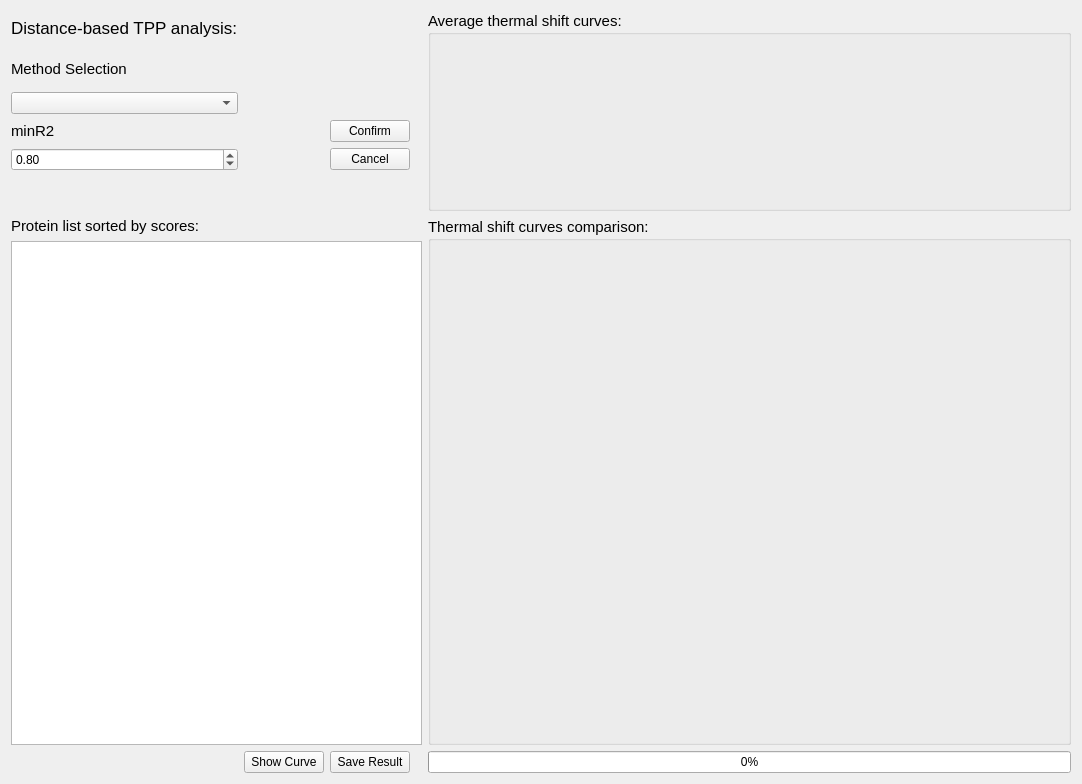
<?xml version="1.0" encoding="UTF-8"?>
<ui version="4.0">
 <class>Form</class>
 <widget class="QWidget" name="Form">
  <property name="geometry">
   <rect>
    <x>0</x>
    <y>0</y>
    <width>1082</width>
    <height>784</height>
   </rect>
  </property>
  <property name="minimumSize">
   <size>
    <width>1082</width>
    <height>784</height>
   </size>
  </property>
  <property name="maximumSize">
   <size>
    <width>1082</width>
    <height>784</height>
   </size>
  </property>
  <property name="windowTitle">
   <string>Form</string>
  </property>
  <layout class="QGridLayout" name="gridLayout">
   <item row="7" column="0" colspan="5">
    <widget class="QTableWidget" name="tableWidgetProteinList"/>
   </item>
   <item row="1" column="0">
    <widget class="QLabel" name="label_7">
     <property name="font">
      <font>
       <pointsize>11</pointsize>
      </font>
     </property>
     <property name="text">
      <string>Method Selection</string>
     </property>
     <property name="alignment">
      <set>Qt::AlignLeading|Qt::AlignLeft|Qt::AlignVCenter</set>
     </property>
    </widget>
   </item>
   <item row="8" column="11">
    <widget class="QProgressBar" name="progressBar">
     <property name="value">
      <number>0</number>
     </property>
    </widget>
   </item>
   <item row="8" column="1">
    <widget class="QPushButton" name="ButtonShow">
     <property name="text">
      <string>Show Curve</string>
     </property>
    </widget>
   </item>
   <item row="6" column="0">
    <widget class="QLabel" name="label">
     <property name="font">
      <font>
       <family>Arial</family>
       <pointsize>11</pointsize>
      </font>
     </property>
     <property name="text">
      <string>Protein list sorted by scores:</string>
     </property>
    </widget>
   </item>
   <item row="0" column="0">
    <widget class="QLabel" name="label_4">
     <property name="font">
      <font>
       <family>Arial</family>
       <pointsize>13</pointsize>
      </font>
     </property>
     <property name="text">
      <string>Distance-based TPP analysis:</string>
     </property>
    </widget>
   </item>
   <item row="8" column="0">
    <widget class="QLabel" name="label_5">
     <property name="text">
      <string/>
     </property>
    </widget>
   </item>
   <item row="8" column="2">
    <widget class="QPushButton" name="pushButtonSave">
     <property name="text">
      <string>Save Result</string>
     </property>
    </widget>
   </item>
   <item row="4" column="2">
    <widget class="QPushButton" name="ButtonCancel">
     <property name="text">
      <string>Cancel</string>
     </property>
    </widget>
   </item>
   <item row="0" column="11" rowspan="6">
    <widget class="QGroupBox" name="groupBoxAvg">
     <property name="minimumSize">
      <size>
       <width>0</width>
       <height>200</height>
      </size>
     </property>
     <property name="font">
      <font>
       <family>Arial</family>
       <pointsize>11</pointsize>
      </font>
     </property>
     <property name="title">
      <string>Average thermal shift curves:</string>
     </property>
    </widget>
   </item>
   <item row="2" column="0">
    <widget class="QComboBox" name="comboBox"/>
   </item>
   <item row="3" column="2">
    <widget class="QPushButton" name="ButtonConfirm">
     <property name="text">
      <string>Confirm</string>
     </property>
    </widget>
   </item>
   <item row="6" column="11" rowspan="2">
    <widget class="QGroupBox" name="groupBox">
     <property name="font">
      <font>
       <family>Arial</family>
       <pointsize>11</pointsize>
      </font>
     </property>
     <property name="title">
      <string>Thermal shift curves comparison:</string>
     </property>
    </widget>
   </item>
   <item row="3" column="0">
    <widget class="QLabel" name="label_6">
     <property name="font">
      <font>
       <pointsize>11</pointsize>
      </font>
     </property>
     <property name="text">
      <string>minR2</string>
     </property>
     <property name="alignment">
      <set>Qt::AlignLeading|Qt::AlignLeft|Qt::AlignVCenter</set>
     </property>
    </widget>
   </item>
   <item row="4" column="0">
    <widget class="QDoubleSpinBox" name="BoxR2">
     <property name="singleStep">
      <double>0.010000000000000</double>
     </property>
     <property name="value">
      <double>0.800000000000000</double>
     </property>
    </widget>
   </item>
  </layout>
 </widget>
 <resources/>
 <connections/>
</ui>
